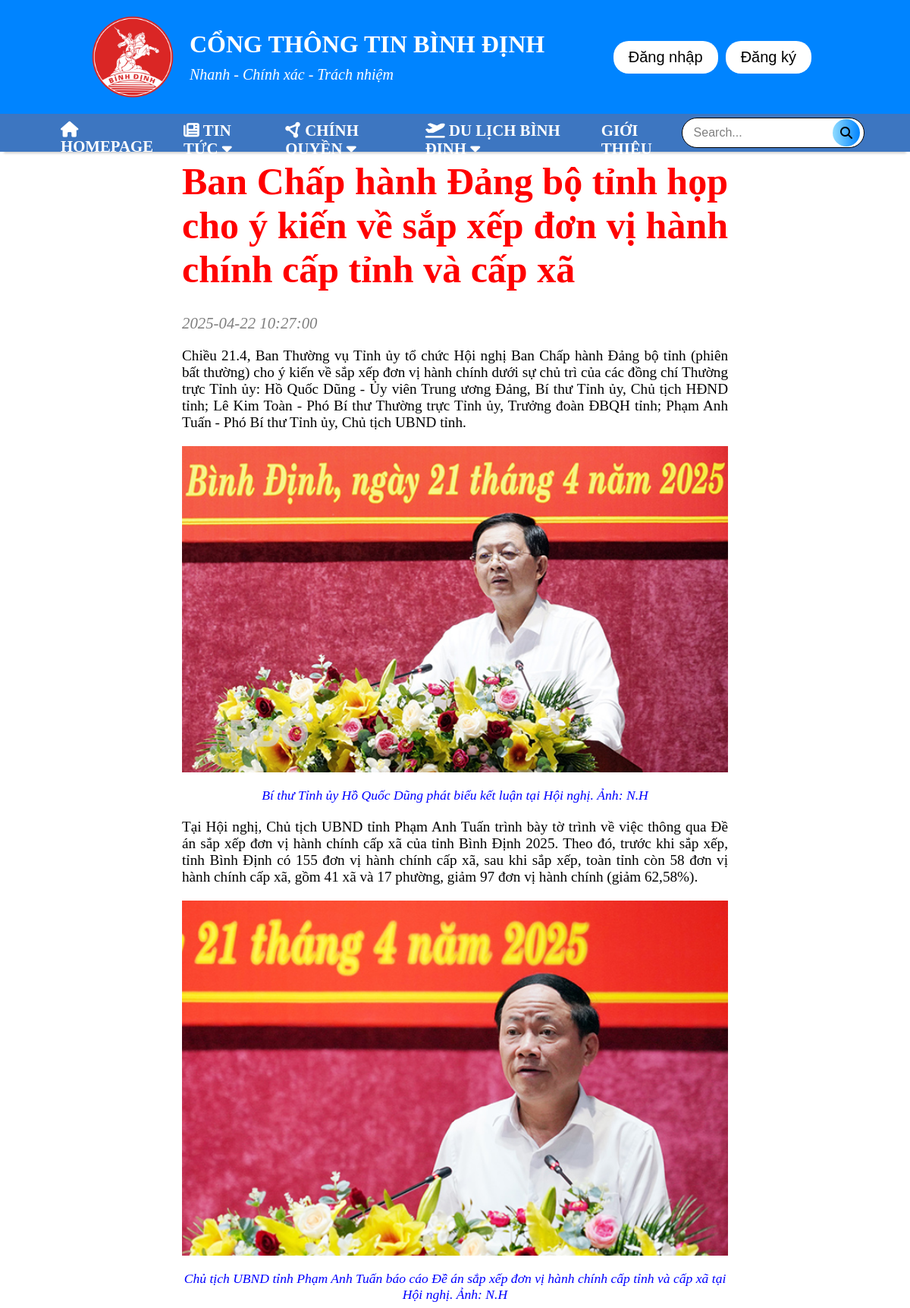
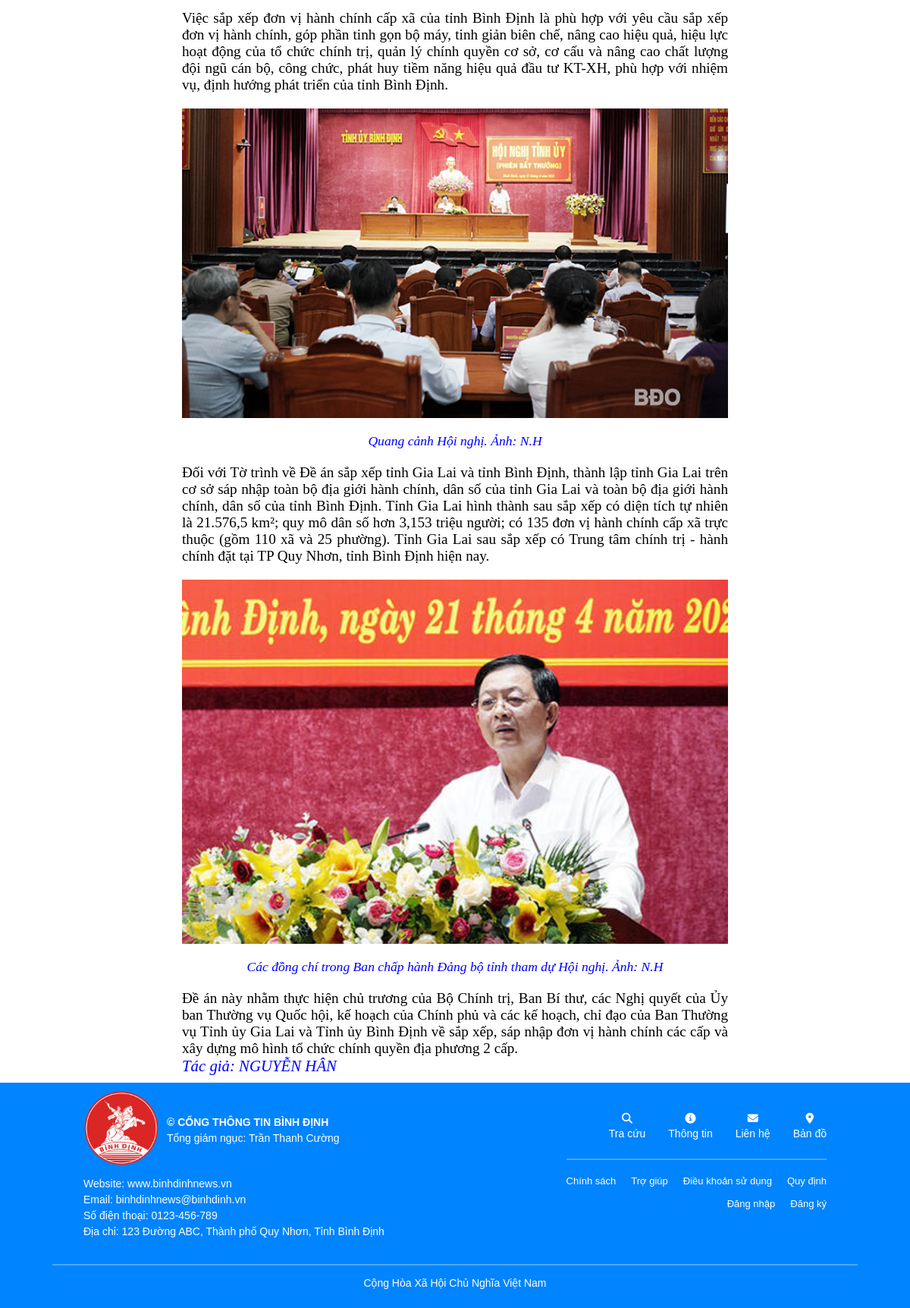
Page /article.php?id=2 on the committed database (2 pictures, top to bottom).
### tables this page shows
CREATE TABLE IF NOT EXISTS `article` (
  `ArticleID` int NOT NULL AUTO_INCREMENT,
  `Time_modify` datetime DEFAULT NULL,
  `AuthorID` int DEFAULT NULL,
  `AuthorGuestName` varchar(255) DEFAULT NULL,
  `CategoryID` int DEFAULT NULL,
  `Title` varchar(1000) DEFAULT NULL,
  `Tags` varchar(255) DEFAULT NULL,
  `MainImage` varchar(100) DEFAULT NULL,
  `ListImage` varchar(255) DEFAULT NULL,
  `ArticleStatus` int DEFAULT '0',
  PRIMARY KEY (`ArticleID`),
  KEY `CategoryID` (`CategoryID`),
  KEY `AuthorID` (`AuthorID`)
);

### app/model/articleDAO.php (called while the page is built, shortened)
<?php
    class articleDAO{
        function getConnection()
        {
            $dbConnect =  new DatabaseConnection();
            return $dbConnect->getConnection();
        }
        function getArticle($id)
        {
            $conn = $this->getConnection();
            $kqua = mysqli_query($conn,"Select * from Article where ArticleID = ".$id."");
            return $kqua;
        }
    }
?>

### public/article.php (the view, shortened to what this page needs)
<head>
    <link rel="stylesheet" href="./css/reset.css">
    <link rel="stylesheet" href="./css/footer-style.css">
	<link rel="stylesheet" href="./css/header-style.css">
    <link rel="stylesheet" href="./css/article-style.css">
</head>
<body>
    <?php
        include('../app/views/partials/header.php');
    ?>
    <div class="art-content">
        <?php
            include('../app/model/ArticleDAO.php');
            $artDAO = new articleDAO();
            $result = $artDAO->getArticle($_GET['id']);
            if(mysqli_num_rows($result) > 0)
            {
                $rawData = mysqli_fetch_array($result, MYSQLI_ASSOC);
                $listimg = explode("|", $rawData['ListImage']);
                $imgCount = 0;
                echo "<h1> ".$rawData['Title']."</h1>";
                echo "<i class='time_descrip'> ".$rawData['Time_modify']."</i>";
                $f = fopen("../app/ArticleData/".$_GET['id'].".txt", 'r');
                while(!feof($f))
                {
                    $rows = fgets($f);
                    $rows = trim($rows);
                    if($rows == "[img]" && $imgCount < count($listimg))
                    {
                        echo '<img src="./images/upload/'.$rawData['ArticleID'].'/'.trim($listimg[$imgCount]).'" alt="">';
                        echo '<i class="img_descrip">'.fgets($f).'</i>';
                        $imgCount++;
                    }
                    else
                    {
                        echo '<p>'.$rows.'</p>';
                    }
                }
                echo "<i class='author_descrip'>  Tác giả: ".$rawData['AuthorGuestName']."</i>";
            }
        ?>
    </div>
    <?php
        include('../app/views/partials/footer.php');
    ?>
</body>

### app/views/partials/header.php (shortened to what this page needs)
<body>
    <header class="header header-container">
        <div  class="header header-logo">
            <img onclick="loadHomePage()" src="./images/logo.webp" alt="">
            <div  class="header-logo header-logo__description">
                <h1>CỔNG THÔNG TIN BÌNH ĐỊNH</h1>
                <i>Nhanh - Chính xác - Trách nhiệm</i>
            </div>
        </div>
        <div class="header header-userinfo">
            <button  id="btn-login" onclick="loadPageLoginBtb()">Đăng nhập</button>
            <button id="btn-res">Đăng ký</button>
        </div>
    </header>
    <nav class="nav-pc">
        <ul class="main">
                <li><a  href="./index.php"> <i class="fa-solid fa-house"></i> Homepage</a></li>
                <li class="parent tin-tuc"><a  href="/index.php"> <i class="fa-solid fa-newspaper"></i> Tin tức <i class="fa-solid fa-caret-down"></i></a>
                </li>
                <li class="parent chinh-quyen"><a href="#"> <i class="fa-solid fa-circle-nodes"></i> Chính quyền <i class="fa-solid fa-caret-down"></i></a>
                </li>
                <li class="parent du-lich"><a href="#"> <i class="fa-solid fa-plane-departure"></i>  Du lịch Bình Định <i class="fa-solid fa-caret-down"></i></a>
                </li>
                <li><a href="#">Giới thiệu</a></li>
                </ul>
            <form action="" class="search-bar">
                <input type="text" placeholder="Search..." name="search" id="search">
                <i class="fa-solid fa-magnifying-glass"></i>
            </form>
        </nav>
</body>

### app/views/partials/footer.php
<body>
    <footer class="footer">
        <div class="footer-top">
            <div class="footer-left">
                <div class="head">
                    <div><img src="./images/logo.webp" alt="Logo" class="footer-logo"></div>
                    <div>
                        <h2>
                            <span>© CỔNG THÔNG TIN BÌNH ĐỊNH</span>
                        </h2>
                        <p>
                            Tổng giám ngục: Trần Thanh Cường
                        </p>
                    </div>
                </div>
                <div class="footer-content">
                    <p>Website: www.binhdinhnews.vn</p>
                    <p>Email: binhdinhnews@binhdinh.vn</p>
                    <p>Số điện thoại: 0123-456-789</p>
                    <p>Địa chỉ: 123 Đường ABC, Thành phố Quy Nhơn, Tỉnh Bình Định</p>
                </div>
            </div>
            <div class="footer-right">
                <div class="top-menu">
                    <div class="footer-item">
                        <i class="fas fa-search"></i>
                        <p>Tra cứu</p>
                    </div>
                    <div class="footer-item">
                        <i class="fas fa-info-circle"></i>
                        <p>Thông tin</p>
                    </div>
                    <div class="footer-item">
                        <i class="fas fa-envelope"></i>
                        <p>Liên hệ</p>
                    </div>
                    <div class="footer-item">
                        <i class="fas fa-map-marker-alt"></i>
                        <p>Bản đồ</p>
                    </div>
                </div>
                <hr class="footer-divider">
                <div class="bottom-menu">
                    <a href="#">Chính sách</a>
                    <a href="#">Trợ giúp</a>
                    <a href="#">Điều khoản sử dụng</a>
                    <a href="#">Quy định</a>
                </div>
                <div class="auth-menu">
                    <a href="#">Đăng nhập</a>
                    <a href="#">Đăng ký</a>
                </div>
            </div>
        </div>
         <hr class="footer-special-divider">
        <div class="footer-bottom">
            <p>Cộng Hòa Xã Hội Chủ Nghĩa Việt Nam</p>
        </div>
    </footer>
</body>

### public/css/footer-style.css (style rules this page uses)
.footer { display: flex; flex-direction: column; background-color: rgb(0, 132, 255); color: white; padding: 10px; font-family: Arial, sans-serif; }
.footer-top { display: flex; justify-content: space-between; align-items: flex-start; }
.footer-left { display: block; width: fit-content; margin: 0 100px; }
.head { display: flex; align-items: center; gap: 10px; }
.footer span { display: block; font-size: 14px; font-weight: bold; margin-right: 10px; }
.footer p { margin: 5px 0; font-size: 14px; }
.footer h2 { font-size: 18px; font-weight: bold; }
.footer-content { display: block; text-align: left; gap: 10px; }
.footer-logo { width: 100px; height: auto; margin-bottom: 10px; }
.footer-right { display: flex; flex-direction: column; align-items: flex-end; text-align: right; gap: 10px; padding-top: 30px; margin: 0 100px; }
.top-menu { display: flex; gap: 30px; }
.bottom-menu { display: flex; gap: 20px; }
.bottom-menu a { color: white; text-decoration: none; font-size: 13px; }
.auth-menu { display: flex; gap: 20px; margin-top: 5px; color: white; font-size: 13px; }
.auth-menu a { color: white; text-decoration: none; }
.footer-item { display: flex; flex-direction: column; align-items: center; color: white; font-size: 14px; }
.footer-divider { width: 100%; margin: 10px 0; border: 0.5px solid rgba(255, 255, 255, 0.3); }
.footer-special-divider { align-self: center; width: 90%; border: 0.5px solid rgba(255, 255, 255, 0.3); margin: 0; margin-top: 30px; margin-bottom: 10px; }
.footer-bottom { text-align: center; padding-bottom: 10px; font-size: 14px; }

### public/css/header-style.css (style rules this page uses)
.header.header-container { background-color: var(--main_color); width: 100%; height: 150px; padding-left: 10%; padding-right: 10%; display: flex; justify-content: space-between; align-items: center; }
.header.header-logo { display: flex; justify-content: flex-start; align-items: center; }
.header.header-logo img { width: 110px; cursor: pointer; }
.header.header-logo > * { margin-right: 20px; }
.header-logo.header-logo__description { color: white; }
.header-logo.header-logo__description > * { margin-bottom: 10px; }
.header-logo.header-logo__description i { font-size: 20px; }
.header.header-userinfo { display: flex; }
.header.header-userinfo button { background-color: white; border: none; font-size: 20px; padding: 10px 20px; border-radius: 20px; margin-right: 10px; cursor: pointer; }
.nav-pc ul li { list-style-type: none; }
.nav-pc { position: sticky; top: 0px; z-index: 100; background-color: rgba(41, 104, 187, 0.9); backdrop-filter: blur(10px); display: flex; justify-content: space-between; align-items: center; box-shadow: 0 7px 3px -5px rgba(0, 0, 0, 0.2); width: 100%; height: 50px; font-weight: bold; font-size: 1.3rem; padding: 0px 5%; text-transform: uppercase; }
.nav-pc li { position: relative; }
.nav-pc li a { color: white; }
nav li a { display: block; padding: 10px 20px; width: 100%; height: 100%; }
.nav-pc .main { display: flex; height: 100%; align-items: center; }
.search-bar { width: 300px; max-width: 400px; height: 40px; display: flex; justify-content: center; align-items: center; border-radius: 60px; padding: 5px 5px; background-color: white; border: 1px solid black; }
.search-bar input[type="text"] { width: 100%; flex: 1; padding: 10px; border: none; border-radius: 30px; outline: none; font-size: 1rem; background: transparent; margin-right: 10px; }
.search-bar input[type="text"]::placeholder { color: #000000; opacity: 0.5; transition: color 0.3s ease; }
.fa-solid.fa-magnifying-glass { background: transparent; border: none; cursor: pointer; margin-right: 0px; border-radius: 30px; font-size: 1rem; transition: background-color 0.3s ease; background-image: linear-gradient(to right, rgb(145, 220, 255), var(--main_color) ); padding: 10px; }

### public/css/article-style.css (style rules this page uses)
.art-content { display: block; margin: 10px 20%; text-align: justify; }
.art-content h1 { color: red; font-size: 50px; margin-bottom: 30px; }
.art-content img { width: 100%; margin: 20px 0px; text-align: center; }
.art-content p { font-size: 1.2rem; margin-top: 20px; }
.art-content .time_descrip { font-size: 1.3rem; color: rgba(0, 0, 0, 0.5); display: block; width: 100%; }
.art-content .author_descrip { font-size: 1.3rem; color: blue; display: block; width: 100%; }
.art-content .img_descrip { font-size: 1.1rem; color: blue; display: block; text-align: center; width: 100%; }

### rows in the picture
article: Title "Ban Chấp hành Đảng bộ tỉnh họp cho ý kiến về sắp xếp đơn vị hành chính cấp tỉnh và cấp xã", Time_modify "2025-04-22 10:27:00", AuthorGuestName "NGUYỄN HÂN"

### other values in the picture
fgets($f) "Bí thư Tỉnh ủy Hồ Quốc Dũng phát biểu kết luận tại Hội nghị. Ảnh: N.H"
fgets($f) "Chủ tịch UBND tỉnh Phạm Anh Tuấn báo cáo Đề án sắp xếp đơn vị hành chính cấp tỉnh và cấp xã tại Hội nghị. Ảnh: N.H"
fgets($f) "Quang cảnh Hội nghị. Ảnh: N.H"
fgets($f) "Các đồng chí trong Ban chấp hành Đảng bộ tỉnh tham dự Hội nghị. Ảnh: N.H"
